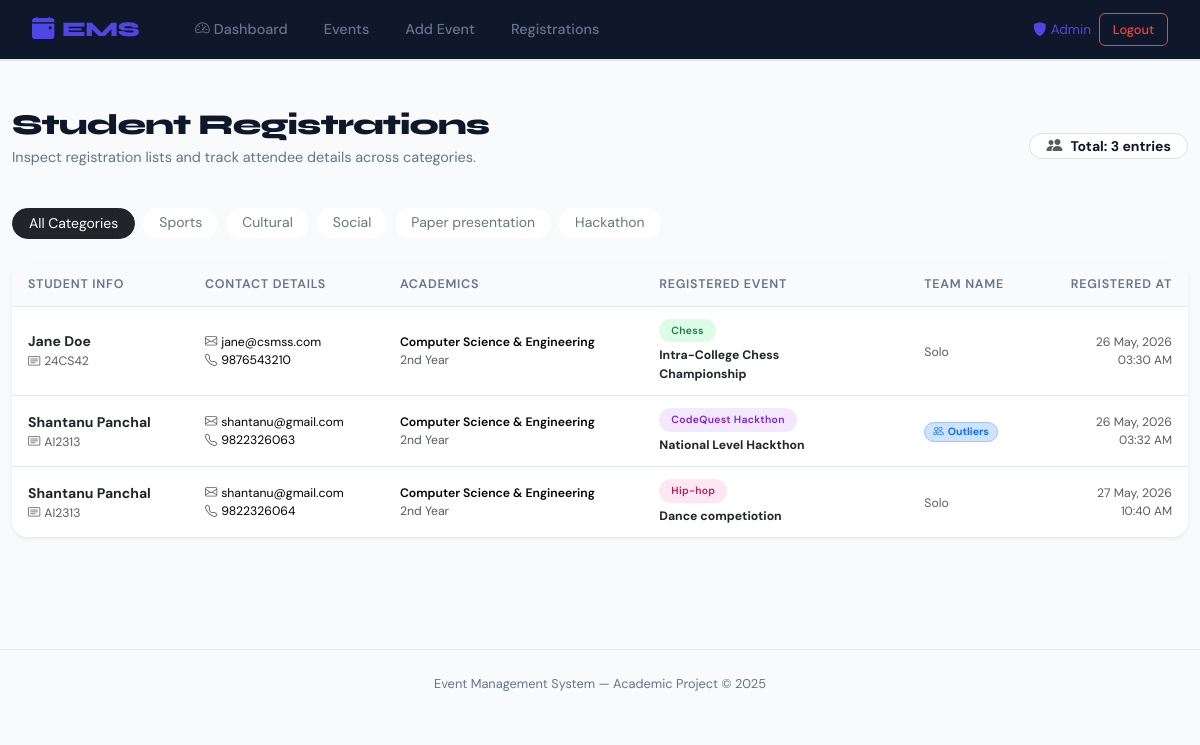
The app's page /admin/registrations (signed in) with its own data.
### models.py (models this page shows, shortened)
class Registration(db.Model):
    __tablename__ = 'registrations'
    id              = db.Column(db.Integer, primary_key=True)
    student_name    = db.Column(db.String(100), nullable=False)
    roll_no         = db.Column(db.String(20),  nullable=False)
    email           = db.Column(db.String(120), nullable=False)
    phone           = db.Column(db.String(15),  nullable=True)
    department      = db.Column(db.String(50),  nullable=True)     # e.g. "Computer Science"
    year            = db.Column(db.String(10),  nullable=True)     # e.g. "2nd Year"
    team_name       = db.Column(db.String(100), nullable=True)     # used for hackathons / group events
    registered_at   = db.Column(db.DateTime,    default=datetime.now(timezone.utc))
    event_id = db.Column(db.Integer, db.ForeignKey('events.id'), nullable=False)

class Event(db.Model):
    __tablename__ = 'events'
    id          = db.Column(db.Integer, primary_key=True)
    name        = db.Column(db.String(100), nullable=False)        # e.g. "Carrom Championship"
    category    = db.Column(db.String(50),  nullable=False)        # sports / cultural / social / paper_presentation / hackathon
    sub_event   = db.Column(db.String(100), nullable=False)        # e.g. "Carrom", "Chess", "Dance"
    description = db.Column(db.Text,        nullable=True)         # short info about the event
    venue       = db.Column(db.String(150), nullable=True)         # where it's held
    event_date  = db.Column(db.Date,        nullable=True)         # date of the event
    max_seats   = db.Column(db.Integer,     default=50)            # optional seat limit
    created_at  = db.Column(db.DateTime,    default=datetime.now(timezone.utc))
    registrations = db.relationship('Registration', backref='event', lazy=True, cascade='all, delete-orphan')

### app.py (the view)
@app.route('/admin/registrations')
def admin_view_registrations():
    if 'admin_id' not in session:
        return redirect(url_for('admin_login'))
    category = request.args.get('category', '')
    if category:
        registrations = Registration.query.join(Event).filter(Event.category == category).all()
    else:
        registrations = Registration.query.all()
    categories = ['sports', 'cultural', 'social', 'paper_presentation', 'hackathon']
    return render_template('admin/registrations.html',
                           registrations=registrations,
                           categories=categories,
                           selected=category)

### templates/admin/registrations.html (shortened to what this page needs)
{% extends "base.html" %}
{% block content %}
<div class="container py-5" style="max-width: 1200px;">
  <div class="d-flex align-items-center justify-content-between mb-4 flex-wrap gap-3">
    <div>
      <h1 class="page-title">Student Registrations</h1>
      <p class="page-subtitle">Inspect registration lists and track attendee details across categories.</p>
    </div>
    <div class="d-inline-flex align-items-center gap-2 bg-white px-3 py-1.5 rounded-4 border">
      <i class="bi bi-people-fill text-muted"></i>
      <span class="small fw-bold">Total: {{ registrations|length }} entries</span>
    </div>
  </div>
  <div class="d-flex flex-wrap gap-2 mb-4">
    <a href="{{ url_for('admin_view_registrations') }}"
       class="btn btn-sm rounded-pill px-3 {% if not selected %}btn-dark{% else %}btn-outline-secondary border-0 bg-white{% endif %}">
      All Categories
    </a>
    {% for cat in categories %}
      <a href="{{ url_for('admin_view_registrations', category=cat) }}"
         class="btn btn-sm rounded-pill px-3 {% if selected == cat %}btn-dark{% else %}btn-outline-secondary border-0 bg-white{% endif %}">
        {{ cat|replace('_', ' ')|capitalize }}
      </a>
    {% endfor %}
  </div>
  <div class="card border-0 shadow-sm rounded-4 overflow-hidden bg-white">
    <div class="table-responsive">
      <table class="table align-middle mb-0">
        <thead>
          <tr>
            <th>Student Info</th>
            <th>Contact Details</th>
            <th>Academics</th>
            <th>Registered Event</th>
            <th>Team Name</th>
            <th class="text-end">Registered At</th>
          </tr>
        </thead>
        <tbody>
          {% if registrations %}
            {% for reg in registrations %}
            <tr>
              <td>
                <div class="fw-bold text-dark">{{ reg.student_name }}</div>
                <div class="text-muted small"><i class="bi bi-card-text me-1"></i>{{ reg.roll_no }}</div>
              </td>
              <td>
                <div class="small"><i class="bi bi-envelope me-1 text-muted"></i>{{ reg.email }}</div>
                <div class="small"><i class="bi bi-telephone me-1 text-muted"></i>{{ reg.phone or 'N/A' }}</div>
              </td>
              <td>
                <div class="small fw-semibold">{{ reg.department or 'N/A' }}</div>
                <div class="text-muted small">{{ reg.year or 'N/A' }}</div>
              </td>
              <td>
                {% set category = reg.event.category %}
                {% set cat_badge = 'badge-sports' if category=='sports' else ('badge-cultural' if category=='cultural' else ('badge-social' if category=='social' else ('badge-paper_presentation' if category=='paper_presentation' else 'badge-hackathon'))) %}
                <span class="category-badge {{ cat_badge }} mb-1" style="font-size: 0.65rem;">{{ reg.event.sub_event }}</span>
                <div class="fw-bold small text-dark" style="max-width: 200px;">{{ reg.event.name }}</div>
              </td>
              <td>
                {% if reg.team_name %}
                  <span class="badge bg-primary-subtle text-primary border border-primary-subtle rounded-pill px-2">
                    <i class="bi bi-people me-1"></i>{{ reg.team_name }}
                  </span>
                {% else %}
                  <span class="text-muted small">Solo</span>
                {% endif %}
              </td>
              <td class="text-end text-muted small">
                {{ reg.registered_at.strftime('%d %b, %Y') }}<br>
                <span style="font-size: 0.75rem;">{{ reg.registered_at.strftime('%I:%M %p') }}</span>
              </td>
            </tr>
            {% endfor %}
          {% endif %}
        </tbody>
      </table>
    </div>
  </div>
</div>
{% endblock %}

### static/css/style.css (style rules this page uses)
:root { --font-display: 'Syne', sans-serif; --font-body: 'DM Sans', sans-serif; --bg: #f8fafc; --nav-bg: #ffffff; --card-bg: #ffffff; --border: #e2e8f0; --text: #0f172a; --text-muted: #64748b; --accent: #4f46e5; --accent-soft: #eef2ff; --accent-hover: #4338ca; --admin-accent: #d97706; --admin-soft: #fef3c7; --admin-hover: #b45309; --success: #10b981; --danger: #ef4444; --warning: #f59e0b; --clr-bg: var(--bg); --clr-border: var(--border); --clr-text: var(--text); --clr-muted: var(--text-muted); --clr-accent: var(--accent); --clr-gold: var(--admin-accent); --clr-hero-bg: #f1f5f9; --clr-dark: #0f172a; }
*, *::before, *::after { box-sizing: border-box; margin: 0; padding: 0; }
body { font-family: var(--font-body); background-color: var(--bg); color: var(--text); min-height: 100vh; display: flex; flex-direction: column; -webkit-font-smoothing: antialiased; }
.card { border: 1px solid var(--border); border-radius: 16px; background: var(--card-bg); box-shadow: none; }
.table { font-family: var(--font-body); font-size: 0.875rem; color: var(--text); }
.table thead th { font-weight: 600; font-size: 0.78rem; letter-spacing: 0.06em; text-transform: uppercase; color: var(--text-muted); border-bottom: 1.5px solid var(--border); padding: 0.75rem 1rem; background: var(--bg); }
.table tbody td { padding: 0.75rem 1rem; border-bottom: 1px solid var(--border); vertical-align: middle; }
.table tbody tr:last-child td { border-bottom: none; }
.badge-sports { background: #dcfce7; color: #15803d; }
.badge-cultural { background: #fce7f3; color: #be185d; }
.badge-hackathon { background: #f3e8ff; color: #7e22ce; }
.category-badge { display: inline-block; padding: 0.25rem 0.75rem; border-radius: 999px; font-size: 0.75rem; font-weight: 600; font-family: var(--font-body); letter-spacing: 0.03em; }
.page-title { font-family: var(--font-display); font-weight: 800; font-size: 1.8rem; color: var(--text); letter-spacing: -0.03em; margin-bottom: 0.25rem; }
.page-subtitle { font-family: var(--font-body); font-size: 0.9rem; color: var(--text-muted); }

### records on screen
Registration: student_name "Jane Doe", roll_no "24CS42", email "jane@csmss.com", phone "9876543210", department "Computer Science & Engineering", year "2nd Year", event.sub_event "Chess", event.name "Intra-College Chess Championship", team_name "Solo", registered_at "26 May, 2026", registered_at "03:30 AM"
Registration: student_name "Shantanu Panchal", roll_no "AI2313", email "shantanu@gmail.com", phone "9822326063", department "Computer Science & Engineering", year "2nd Year", event.sub_event "CodeQuest Hackthon", event.name "National Level Hackthon", team_name "Outliers", registered_at "26 May, 2026", registered_at "03:32 AM"
Registration: student_name "Shantanu Panchal", roll_no "AI2313", email "shantanu@gmail.com", phone "9822326064", department "Computer Science & Engineering", year "2nd Year", event.sub_event "Hip-hop", event.name "Dance competiotion", team_name "Solo", registered_at "27 May, 2026", registered_at "10:40 AM"

### other values on screen
{{ session['admin_name'] }} "Admin"
{{ registrations|length }} "3"
{{ cat|replace('_', ' ')|capitalize }} "Sports" "Cultural" "Social" "Paper presentation" "Hackathon"
{{ 2025 }} "2025"
